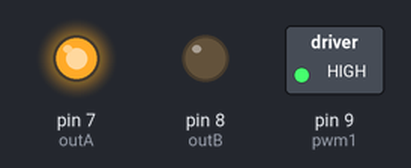
Bench run of a sketch on a simulated Arduino Uno, built with avr-gcc and run on an emulated ATmega328P. Shown: switched loads named in the sketch (green lamp = pin HIGH), output pins drawn as LEDs (lit = HIGH).

Above: at 0.1 s.
Timing chart, 0 to 1.6 s (numbered marks = the images above):
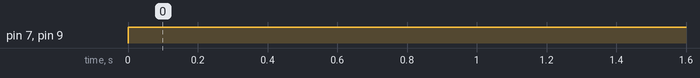

Measured:
- by itself, pin 7 (outA), pin 9 (pwm1): LOW → HIGH at 0.00 s

The sketch:

sketch_may19b.ino
```cpp
#define outA 7
#define outB 8
#define pwm1 9

void setup() {
  // put your setup code here, to run once:
  pinMode(outA, OUTPUT);
  pinMode(outB, OUTPUT);
  pinMode(pwm1, OUTPUT);
}

void motor1manual(int PWM, boolean BACK){
  analogWrite(pwm1, PWM);
  if(BACK){
    digitalWrite(outA, LOW);
    digitalWrite(outB, HIGH);
  }
  else{
    digitalWrite(outA, HIGH);
    digitalWrite(outB, LOW);
  }

}

void loop() {
  // put your main code here, to run repeatedly:
motor1manual(255, false);
}
```
